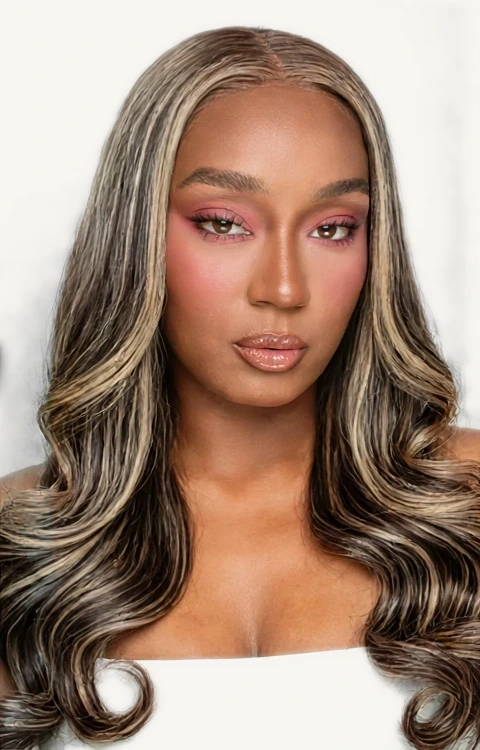
#> input picture src/assets/about/portrait.webp, 480 x 750 px
$ python -i fix-about-assets.py   (imports and definitions only)
#> lines starting #> are read from the running program, lines starting #| are printed output that depends on the picture; after the words box and inside, x2 and y2 are one past the last pixel; in counts of white or black regions, pixels touching at a corner belong together
#!/usr/bin/env python3
"""Fix two About-magazine asset edges (Nov 22, 2026).

1. Photo edge: the opening photograph's studio backdrop ended in a
   visible straight horizontal edge just below the hands (y ~1180/1328),
   where its light-gray backdrop met the site cream. Feather the bottom
   edge of the backdrop in the centre of the frame — where there is no
   hand — so the shadow melts into the cream over ~150px instead of
   stopping. Arms at the left/right edges are protected.
   Applied to opening-{800,1200,1904}.webp and hands-{800,1200,1904}.webp.

2. Portrait tint: portrait.webp's studio backdrop is a flat neutral
   ~236 gray; displayed with mix-blend-mode: multiply over the cream
   page it read as a gray tint, worst at the top. Remap near-neutral
   light pixels toward the paper cream (247,245,240) so the blend is
   neutral. Skin (warm, R>>G) and hair (dark) are untouched.
"""
from pathlib import Path
import numpy as np
from PIL import Image, ImageFilter

ROOT = Path(__file__).resolve().parents[1]
ABOUT = ROOT / "src/assets/about"
CREAM = np.array([247, 245, 240], dtype=np.float32)


def smoothstep(a, b, x):
    t = np.clip((x - a) / (b - a), 0.0, 1.0)
    return t * t * (3 - 2 * t)


def feather_photo_bottom(path):
    im = Image.open(path).convert("RGBA")
    arr = np.array(im).astype(np.float32)
    h, w = arr.shape[:2]
    y0, y1 = h * 1069 / 1328, h * 0.92
    xs = np.arange(w, dtype=np.float32)
    # Centre band only; arms at the frame edges keep full opacity.
    xfade = smoothstep(w * 0.16, w * 0.28, xs) * (1 - smoothstep(w * 0.72, w * 0.84, xs))
    ys = np.arange(h, dtype=np.float32)
    yfade = 1 - smoothstep(y0, y1, ys)
    fade = 1 - (1 - yfade[:, None]) * xfade[None, :]
    arr[:, :, 3] *= fade
    out = Image.fromarray(arr.astype(np.uint8))
    out.save(path, "WEBP", quality=90, method=6)
    print("feathered", path, path.stat().st_size)


def fix_portrait(path):
#> called with path = '../src/assets/about/portrait.webp'
    im = Image.open(path).convert("RGBA")
#> im is the input picture: PIL image 480x750 RGBA; mean R, G, B, A 162.6, 137.3, 121, 255
    arr = np.array(im).astype(np.float32)
    rgb = arr[:, :, :3]
    lum = rgb.mean(axis=2)
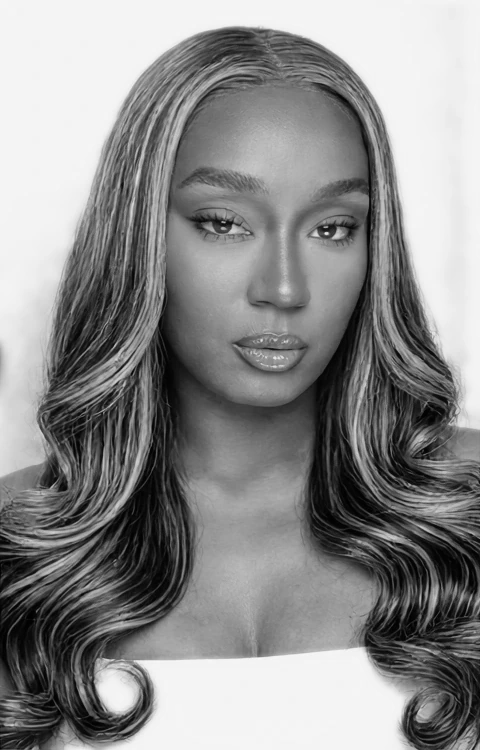
#> lum: shape (750, 480) float32; min 0, max 249.3, mean 140.3
    neutral = (np.abs(rgb[:, :, 0] - rgb[:, :, 1]) < 14) & (np.abs(rgb[:, :, 1] - rgb[:, :, 2]) < 14)
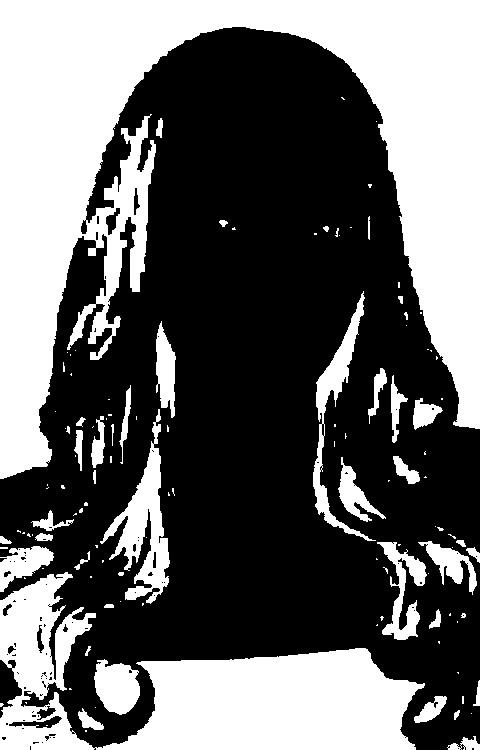
#> neutral: shape (750, 480) bool; 40.2% white; 122 white regions (80 under 20 px), largest, box (x1, y1, x2, y2) and area: (0, 0, 480, 479) 90056, (0, 572, 425, 750) 33519, (100, 409, 170, 604) 4472
    strength = smoothstep(170, 225, lum) * neutral
#> in smoothstep, `t = np.clip((x - a) / (b - a), 0.0, 1.0)`:
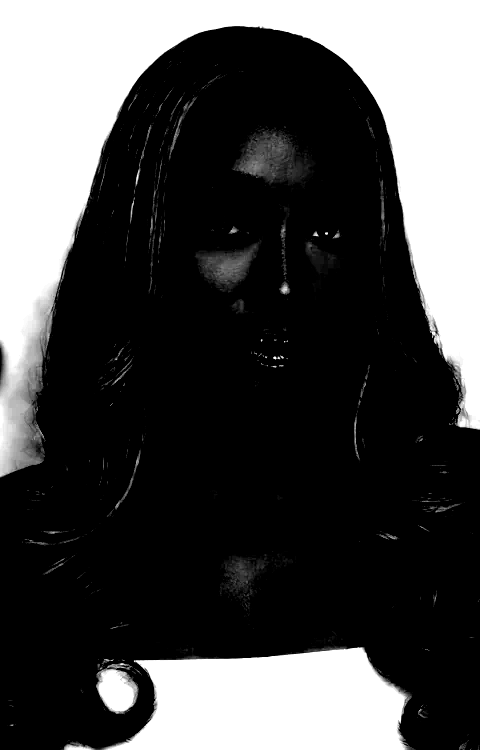
#> t: shape (750, 480) float32; min 0, max 1, mean 0.291
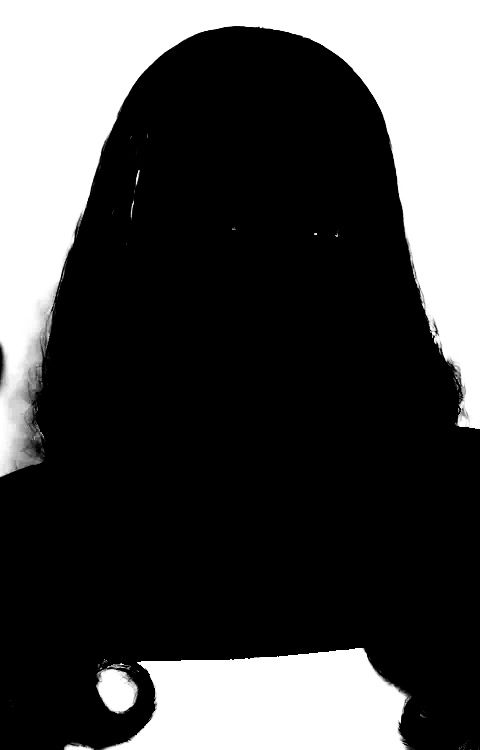
#> strength: shape (750, 480) float32; min 0, max 1, mean 0.285
    # Soften the mask so no hard edge appears where backdrop meets hair.
    mask = Image.fromarray((strength * 255).astype(np.uint8)).filter(ImageFilter.GaussianBlur(3))
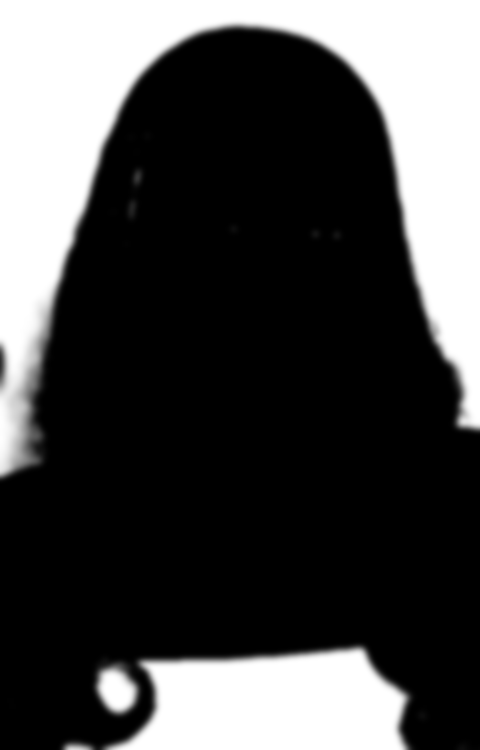
#> mask: PIL image 480x750 L; min 0, max 255, mean 72.8
    strength = np.array(mask, dtype=np.float32) / 255.0
    arr[:, :, :3] = rgb * (1 - strength[:, :, None]) + CREAM[None, None, :] * strength[:, :, None]
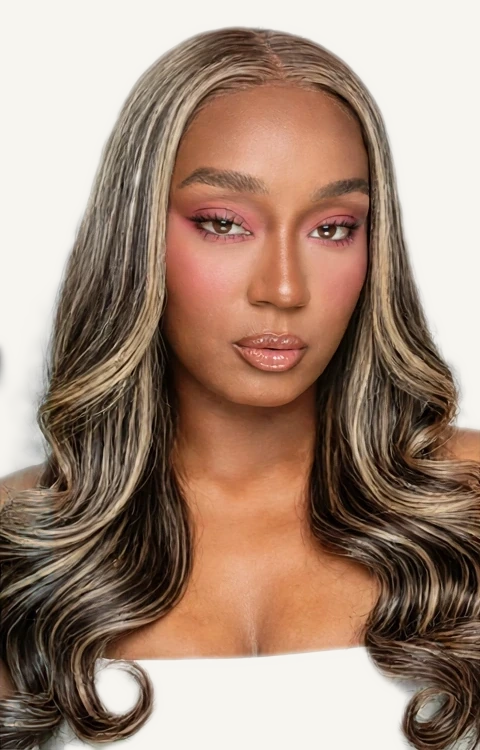
#> arr: shape (750, 480, 4) float32; mean R, G, B, A 164.2, 138.6, 122.5, 255.8; transparent parts drawn white
    out = Image.fromarray(arr.astype(np.uint8))
    out.save(path, "WEBP", quality=92, method=6)
#> (the run stopped early here; a loop or call above may not have finished)
